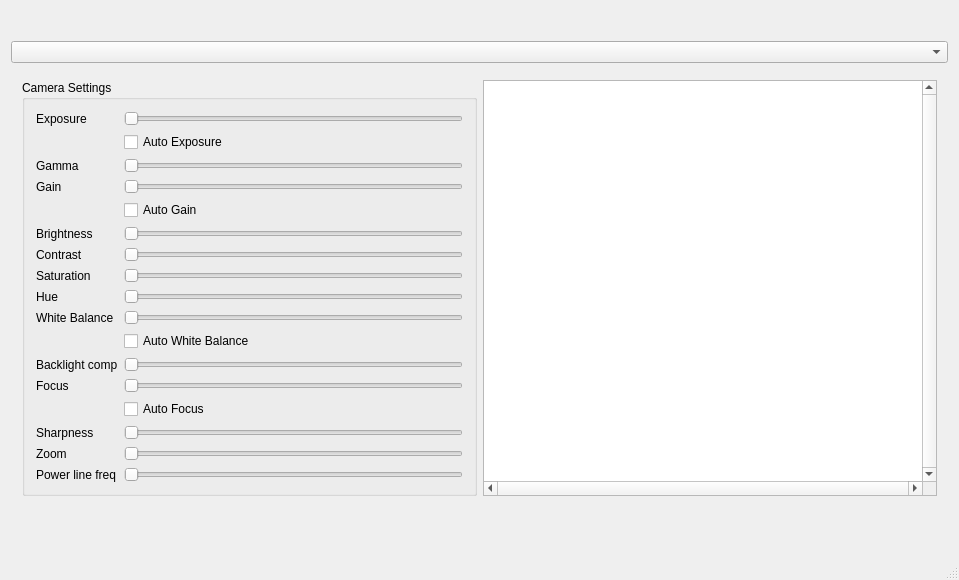
<?xml version="1.0" encoding="UTF-8"?>
<ui version="4.0">
        <class>MainWindow</class>
        <widget class="QMainWindow" name="MainWindow">
                <property name="geometry">
                        <rect>
                                <x>0</x>
                                <y>0</y>
                                <width>959</width>
                                <height>580</height>
                        </rect>
                </property>
                <property name="windowTitle">
                        <string>OpenPnP-Capture Test Program</string>
                </property>
                <widget class="QWidget" name="centralWidget">
                        <layout class="QVBoxLayout" name="verticalLayout">
                                <item>
                                        <widget class="QLabel" name="frameDisplay">
                                                <property name="sizePolicy">
                                                        <sizepolicy hsizetype="Preferred" vsizetype="Preferred">
                                                                <horstretch>0</horstretch>
                                                                <verstretch>1</verstretch>
                                                        </sizepolicy>
                                                </property>
                                                <property name="text">
                                                        <string/>
                                                </property>
                                        </widget>
                                </item>
                                <item>
                                        <widget class="QComboBox" name="cameraChooser"/>
                                </item>
                                <item>
                                        <widget class="QFrame" name="frame">
                                                <property name="sizePolicy">
                                                        <sizepolicy hsizetype="Preferred" vsizetype="Fixed">
                                                                <horstretch>0</horstretch>
                                                                <verstretch>0</verstretch>
                                                        </sizepolicy>
                                                </property>
                                                <property name="frameShape">
                                                        <enum>QFrame::NoFrame</enum>
                                                </property>
                                                <property name="frameShadow">
                                                        <enum>QFrame::Plain</enum>
                                                </property>
                                                <property name="lineWidth">
                                                        <number>0</number>
                                                </property>
                                                <layout class="QHBoxLayout" name="horizontalLayout">
                                                        <item>
                                                                <widget class="QGroupBox" name="groupBox">
                                                                        <property name="sizePolicy">
                                                                                <sizepolicy hsizetype="Preferred" vsizetype="Minimum">
                                                                                        <horstretch>0</horstretch>
                                                                                        <verstretch>0</verstretch>
                                                                                </sizepolicy>
                                                                        </property>
                                                                        <property name="title">
                                                                                <string>Camera Settings</string>
                                                                        </property>
                                                                        <layout class="QGridLayout" name="gridLayout">
                                                                                <item row="14" column="1">
                                                                                        <widget class="QSlider" name="sharpnessSlider">
                                                                                                <property name="orientation">
                                                                                                        <enum>Qt::Horizontal</enum>
                                                                                                </property>
                                                                                        </widget>
                                                                                </item>
                                                                                <item row="16" column="1">
                                                                                        <widget class="QSlider" name="powerlineFreqSlider">
                                                                                                <property name="orientation">
                                                                                                        <enum>Qt::Horizontal</enum>
                                                                                                </property>
                                                                                        </widget>
                                                                                </item>
                                                                                <item row="16" column="0">
                                                                                        <widget class="QLabel" name="label_13">
                                                                                                <property name="text">
                                                                                                        <string>Power line freq</string>
                                                                                                </property>
                                                                                        </widget>
                                                                                </item>
                                                                                <item row="3" column="1">
                                                                                        <widget class="QSlider" name="gainSlider">
                                                                                                <property name="orientation">
                                                                                                        <enum>Qt::Horizontal</enum>
                                                                                                </property>
                                                                                        </widget>
                                                                                </item>
                                                                                <item row="3" column="0">
                                                                                        <widget class="QLabel" name="label_2">
                                                                                                <property name="text">
                                                                                                        <string>Gain</string>
                                                                                                </property>
                                                                                        </widget>
                                                                                </item>
                                                                                <item row="0" column="0">
                                                                                        <widget class="QLabel" name="label">
                                                                                                <property name="text">
                                                                                                        <string>Exposure</string>
                                                                                                </property>
                                                                                        </widget>
                                                                                </item>
                                                                                <item row="0" column="1">
                                                                                        <widget class="QSlider" name="exposureSlider">
                                                                                                <property name="orientation">
                                                                                                        <enum>Qt::Horizontal</enum>
                                                                                                </property>
                                                                                        </widget>
                                                                                </item>
                                                                                <item row="9" column="0">
                                                                                        <widget class="QLabel" name="label_5">
                                                                                                <property name="text">
                                                                                                        <string>White Balance</string>
                                                                                                </property>
                                                                                        </widget>
                                                                                </item>
                                                                                <item row="2" column="0">
                                                                                        <widget class="QLabel" name="label_7">
                                                                                                <property name="text">
                                                                                                        <string>Gamma</string>
                                                                                                </property>
                                                                                        </widget>
                                                                                </item>
                                                                                <item row="6" column="0">
                                                                                        <widget class="QLabel" name="label_4">
                                                                                                <property name="text">
                                                                                                        <string>Contrast</string>
                                                                                                </property>
                                                                                        </widget>
                                                                                </item>
                                                                                <item row="6" column="1">
                                                                                        <widget class="QSlider" name="contrastSlider">
                                                                                                <property name="orientation">
                                                                                                        <enum>Qt::Horizontal</enum>
                                                                                                </property>
                                                                                        </widget>
                                                                                </item>
                                                                                <item row="9" column="1">
                                                                                        <widget class="QSlider" name="whitebalanceSlider">
                                                                                                <property name="orientation">
                                                                                                        <enum>Qt::Horizontal</enum>
                                                                                                </property>
                                                                                        </widget>
                                                                                </item>
                                                                                <item row="2" column="1">
                                                                                        <widget class="QSlider" name="gammaSlider">
                                                                                                <property name="orientation">
                                                                                                        <enum>Qt::Horizontal</enum>
                                                                                                </property>
                                                                                        </widget>
                                                                                </item>
                                                                                <item row="5" column="1">
                                                                                        <widget class="QSlider" name="brightnessSlider">
                                                                                                <property name="orientation">
                                                                                                        <enum>Qt::Horizontal</enum>
                                                                                                </property>
                                                                                        </widget>
                                                                                </item>
                                                                                <item row="15" column="0">
                                                                                        <widget class="QLabel" name="label_8">
                                                                                                <property name="text">
                                                                                                        <string>Zoom</string>
                                                                                                </property>
                                                                                        </widget>
                                                                                </item>
                                                                                <item row="5" column="0">
                                                                                        <widget class="QLabel" name="label_3">
                                                                                                <property name="text">
                                                                                                        <string>Brightness</string>
                                                                                                </property>
                                                                                        </widget>
                                                                                </item>
                                                                                <item row="10" column="1">
                                                                                        <widget class="QCheckBox" name="autoWhiteBalance">
                                                                                                <property name="text">
                                                                                                        <string>Auto White Balance</string>
                                                                                                </property>
                                                                                        </widget>
                                                                                </item>
                                                                                <item row="15" column="1">
                                                                                        <widget class="QSlider" name="zoomSlider">
                                                                                                <property name="orientation">
                                                                                                        <enum>Qt::Horizontal</enum>
                                                                                                </property>
                                                                                        </widget>
                                                                                </item>
                                                                                <item row="1" column="1">
                                                                                        <widget class="QCheckBox" name="autoExposure">
                                                                                                <property name="text">
                                                                                                        <string>Auto Exposure</string>
                                                                                                </property>
                                                                                        </widget>
                                                                                </item>
                                                                                <item row="7" column="0">
                                                                                        <widget class="QLabel" name="label_9">
                                                                                                <property name="text">
                                                                                                        <string>Saturation</string>
                                                                                                </property>
                                                                                        </widget>
                                                                                </item>
                                                                                <item row="4" column="1">
                                                                                        <widget class="QCheckBox" name="autoGain">
                                                                                                <property name="text">
                                                                                                        <string>Auto Gain</string>
                                                                                                </property>
                                                                                        </widget>
                                                                                </item>
                                                                                <item row="12" column="1">
                                                                                        <widget class="QSlider" name="focusSlider">
                                                                                                <property name="orientation">
                                                                                                        <enum>Qt::Horizontal</enum>
                                                                                                </property>
                                                                                        </widget>
                                                                                </item>
                                                                                <item row="13" column="1">
                                                                                        <widget class="QCheckBox" name="autoFocus">
                                                                                                <property name="text">
                                                                                                        <string>Auto Focus</string>
                                                                                                </property>
                                                                                        </widget>
                                                                                </item>
                                                                                <item row="7" column="1">
                                                                                        <widget class="QSlider" name="saturationSlider">
                                                                                                <property name="orientation">
                                                                                                        <enum>Qt::Horizontal</enum>
                                                                                                </property>
                                                                                        </widget>
                                                                                </item>
                                                                                <item row="12" column="0">
                                                                                        <widget class="QLabel" name="label_6">
                                                                                                <property name="text">
                                                                                                        <string>Focus</string>
                                                                                                </property>
                                                                                        </widget>
                                                                                </item>
                                                                                <item row="11" column="1">
                                                                                        <widget class="QSlider" name="backlightSlider">
                                                                                                <property name="orientation">
                                                                                                        <enum>Qt::Horizontal</enum>
                                                                                                </property>
                                                                                        </widget>
                                                                                </item>
                                                                                <item row="11" column="0">
                                                                                        <widget class="QLabel" name="label_11">
                                                                                                <property name="text">
                                                                                                        <string>Backlight comp</string>
                                                                                                </property>
                                                                                        </widget>
                                                                                </item>
                                                                                <item row="8" column="0">
                                                                                        <widget class="QLabel" name="label_10">
                                                                                                <property name="text">
                                                                                                        <string>Hue</string>
                                                                                                </property>
                                                                                        </widget>
                                                                                </item>
                                                                                <item row="8" column="1">
                                                                                        <widget class="QSlider" name="hueSlider">
                                                                                                <property name="orientation">
                                                                                                        <enum>Qt::Horizontal</enum>
                                                                                                </property>
                                                                                        </widget>
                                                                                </item>
                                                                                <item row="14" column="0">
                                                                                        <widget class="QLabel" name="label_12">
                                                                                                <property name="text">
                                                                                                        <string>Sharpness</string>
                                                                                                </property>
                                                                                        </widget>
                                                                                </item>
                                                                        </layout>
                                                                </widget>
                                                        </item>
                                                        <item>
                                                                <widget class="QPlainTextEdit" name="logWidget">
                                                                        <property name="sizePolicy">
                                                                                <sizepolicy hsizetype="Expanding" vsizetype="Minimum">
                                                                                        <horstretch>0</horstretch>
                                                                                        <verstretch>0</verstretch>
                                                                                </sizepolicy>
                                                                        </property>
                                                                        <property name="verticalScrollBarPolicy">
                                                                                <enum>Qt::ScrollBarAlwaysOn</enum>
                                                                        </property>
                                                                        <property name="horizontalScrollBarPolicy">
                                                                                <enum>Qt::ScrollBarAlwaysOn</enum>
                                                                        </property>
                                                                        <property name="undoRedoEnabled">
                                                                                <bool>false</bool>
                                                                        </property>
                                                                        <property name="readOnly">
                                                                                <bool>true</bool>
                                                                        </property>
                                                                </widget>
                                                        </item>
                                                </layout>
                                        </widget>
                                </item>
                                <item>
                                        <spacer name="verticalSpacer">
                                                <property name="orientation">
                                                        <enum>Qt::Vertical</enum>
                                                </property>
                                                <property name="sizeHint" stdset="0">
                                                        <size>
                                                                <width>20</width>
                                                                <height>40</height>
                                                        </size>
                                                </property>
                                        </spacer>
                                </item>
                        </layout>
                </widget>
                <widget class="QMenuBar" name="menuBar">
                        <property name="geometry">
                                <rect>
                                        <x>0</x>
                                        <y>0</y>
                                        <width>959</width>
                                        <height>20</height>
                                </rect>
                        </property>
                </widget>
                <widget class="QStatusBar" name="statusBar"/>
        </widget>
        <layoutdefault spacing="6" margin="11"/>
        <resources/>
        <connections/>
</ui>
